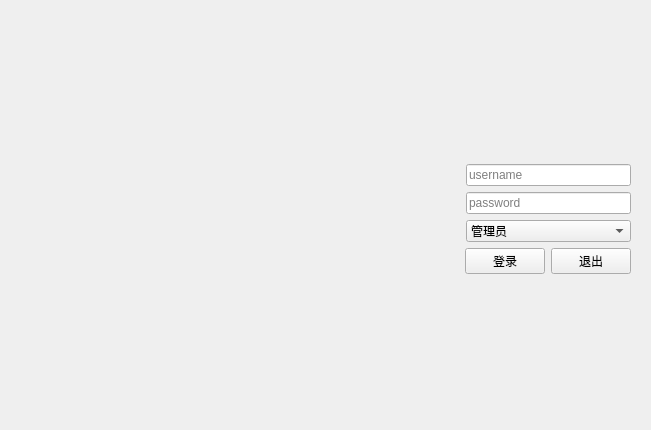
<?xml version="1.0" encoding="UTF-8"?>
<ui version="4.0">
 <class>Logging</class>
 <widget class="QDialog" name="Logging">
  <property name="geometry">
   <rect>
    <x>0</x>
    <y>0</y>
    <width>651</width>
    <height>430</height>
   </rect>
  </property>
  <property name="windowTitle">
   <string>登陆</string>
  </property>
  <property name="styleSheet">
   <string notr="true">QDialog#Logging{border-image: url(:/pic/picture/logback.jpg);}</string>
  </property>
  <layout class="QHBoxLayout" name="horizontalLayout_6" stretch="2,1">
   <item>
    <spacer name="horizontalSpacer">
     <property name="orientation">
      <enum>Qt::Horizontal</enum>
     </property>
     <property name="sizeHint" stdset="0">
      <size>
       <width>191</width>
       <height>20</height>
      </size>
     </property>
    </spacer>
   </item>
   <item>
    <layout class="QVBoxLayout" name="verticalLayout_2" stretch="1,3,2">
     <item>
      <spacer name="verticalSpacer">
       <property name="orientation">
        <enum>Qt::Vertical</enum>
       </property>
       <property name="sizeHint" stdset="0">
        <size>
         <width>20</width>
         <height>40</height>
        </size>
       </property>
      </spacer>
     </item>
     <item>
      <widget class="QWidget" name="wg_log" native="true">
       <property name="styleSheet">
        <string notr="true"/>
       </property>
       <layout class="QVBoxLayout" name="verticalLayout" stretch="2,1,1,1,1">
        <item>
         <layout class="QHBoxLayout" name="horizontalLayout_5" stretch="2,3,2">
          <item>
           <spacer name="horizontalSpacer_4">
            <property name="orientation">
             <enum>Qt::Horizontal</enum>
            </property>
            <property name="sizeHint" stdset="0">
             <size>
              <width>40</width>
              <height>20</height>
             </size>
            </property>
           </spacer>
          </item>
          <item>
           <widget class="QLabel" name="label_4">
            <property name="styleSheet">
             <string notr="true">border-image: url(:/pic/picture/userlog.png);</string>
            </property>
            <property name="text">
             <string/>
            </property>
           </widget>
          </item>
          <item>
           <spacer name="horizontalSpacer_5">
            <property name="orientation">
             <enum>Qt::Horizontal</enum>
            </property>
            <property name="sizeHint" stdset="0">
             <size>
              <width>40</width>
              <height>20</height>
             </size>
            </property>
           </spacer>
          </item>
         </layout>
        </item>
        <item>
         <layout class="QHBoxLayout" name="horizontalLayout_2" stretch="1,8">
          <item>
           <widget class="QLabel" name="label">
            <property name="styleSheet">
             <string notr="true">border-image: url(:/pic/picture/username.png);</string>
            </property>
            <property name="text">
             <string/>
            </property>
           </widget>
          </item>
          <item>
           <widget class="QLineEdit" name="le_username">
            <property name="placeholderText">
             <string>username</string>
            </property>
           </widget>
          </item>
         </layout>
        </item>
        <item>
         <layout class="QHBoxLayout" name="horizontalLayout" stretch="1,8">
          <item>
           <widget class="QLabel" name="label_2">
            <property name="styleSheet">
             <string notr="true">border-image: url(:/pic/picture/password.png);</string>
            </property>
            <property name="text">
             <string/>
            </property>
           </widget>
          </item>
          <item>
           <widget class="QLineEdit" name="le_password">
            <property name="echoMode">
             <enum>QLineEdit::Password</enum>
            </property>
            <property name="placeholderText">
             <string>password</string>
            </property>
            <property name="clearButtonEnabled">
             <bool>true</bool>
            </property>
           </widget>
          </item>
         </layout>
        </item>
        <item>
         <layout class="QHBoxLayout" name="horizontalLayout_4" stretch="1,8">
          <item>
           <widget class="QLabel" name="label_3">
            <property name="styleSheet">
             <string notr="true">border-image: url(:/pic/picture/leixing.png);</string>
            </property>
            <property name="text">
             <string/>
            </property>
           </widget>
          </item>
          <item>
           <widget class="QComboBox" name="comboBox">
            <property name="currentIndex">
             <number>0</number>
            </property>
            <property name="maxCount">
             <number>2147483646</number>
            </property>
            <item>
             <property name="text">
              <string>管理员</string>
             </property>
            </item>
            <item>
             <property name="text">
              <string>国资</string>
             </property>
            </item>
            <item>
             <property name="text">
              <string>部门</string>
             </property>
            </item>
            <item>
             <property name="text">
              <string>个人</string>
             </property>
            </item>
           </widget>
          </item>
         </layout>
        </item>
        <item>
         <layout class="QHBoxLayout" name="horizontalLayout_3" stretch="0,0,0">
          <item>
           <spacer name="horizontalSpacer_3">
            <property name="orientation">
             <enum>Qt::Horizontal</enum>
            </property>
            <property name="sizeHint" stdset="0">
             <size>
              <width>40</width>
              <height>20</height>
             </size>
            </property>
           </spacer>
          </item>
          <item>
           <widget class="QPushButton" name="pb_ok">
            <property name="text">
             <string>登录</string>
            </property>
            <property name="autoDefault">
             <bool>false</bool>
            </property>
           </widget>
          </item>
          <item>
           <widget class="QPushButton" name="pb_quit">
            <property name="text">
             <string>退出</string>
            </property>
            <property name="autoDefault">
             <bool>false</bool>
            </property>
           </widget>
          </item>
         </layout>
        </item>
       </layout>
      </widget>
     </item>
     <item>
      <spacer name="verticalSpacer_2">
       <property name="orientation">
        <enum>Qt::Vertical</enum>
       </property>
       <property name="sizeHint" stdset="0">
        <size>
         <width>20</width>
         <height>40</height>
        </size>
       </property>
      </spacer>
     </item>
    </layout>
   </item>
  </layout>
 </widget>
 <resources/>
 <connections/>
</ui>
